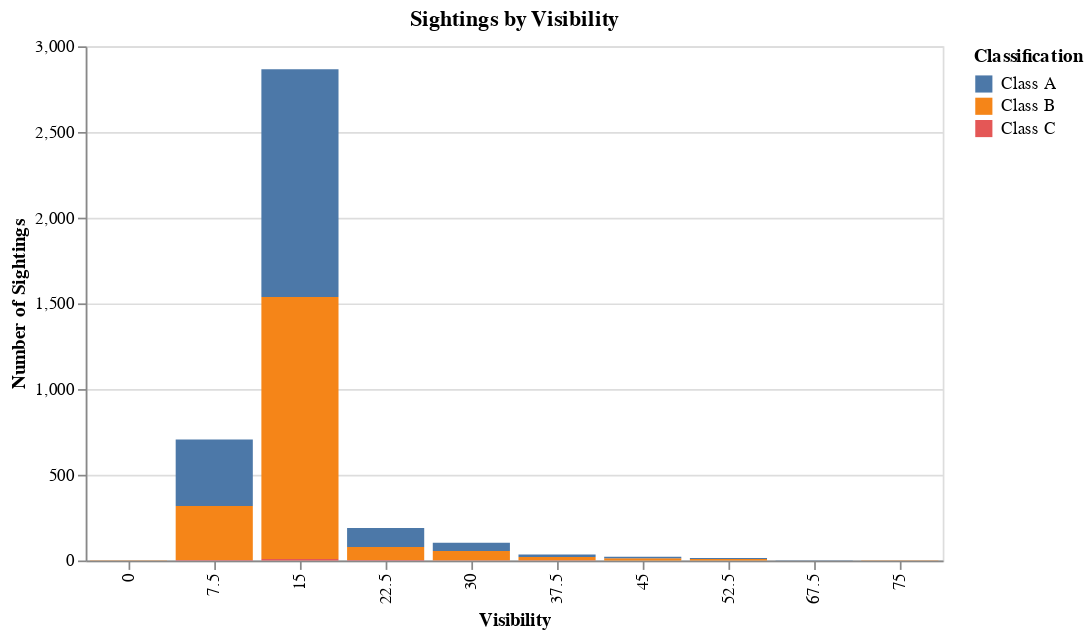

Source (notebook cell):
### Code cell
visibility_bins = np.arange(0.0, 82.5, 7.5)
visibility_histogram_chart = make_sighting_histogram_chart(
    reports,
    visibility_bins,
    "visibility",
    title="Visibility"
)
visibility_histogram_chart

### Figure 1 — Vega-Lite specification as saved in the notebook (floating-point values rounded to 4 significant figures)
{"config": {"view": {"continuousWidth": 400, "continuousHeight": 300}}, "data": {"name": "data-29431cebd5d4d51fd7cbe5679dffda20"}, "mark": "bar", "encoding": {"color": {"field": "classification", "title": "Classification", "type": "nominal"}, "tooltip": {"field": "count", "type": "quantitative"}, "x": {"field": "visibility_binned", "title": "Visibility", "type": "nominal"}, "y": {"field": "count", "title": "Number of Sightings", "type": "quantitative"}}, "title": "Sightings by Visibility", "width": {"step": 50}, "$schema": "https://vega.github.io/schema/vega-lite/v4.17.0.json", "datasets": {"data-29431cebd5d4d51fd7cbe5679dffda20": [{"visibility_binned": 45.0, "classification": "Class B", "count": 13}, {"visibility_binned": 45.0, "classification": "Class A", "count": 9}, {"visibility_binned": 30.0, "classification": "Class C", "count": 1}, {"visibility_binned": 52.5, "classification": "Class B", "count": 9}, {"visibility_binned": 15.0, "classification": "Class A", "count": 1329}, {"visibility_binned": 15.0, "classification": "Class B", "count": 1528}, {"visibility_binned": 52.5, "classification": "Class A", "count": 6}, {"visibility_binned": 22.5, "classification": "Class C", "count": 3}, {"visibility_binned": 7.5, "classification": "Class C", "count": 3}, {"visibility_binned": 37.5, "classification": "Class C", "count": 1}, {"visibility_binned": 7.5, "classification": "Class B", "count": 315}, {"visibility_binned": 22.5, "classification": "Class A", "count": 111}, {"visibility_binned": 15.0, "classification": "Class C", "count": 9}, {"visibility_binned": 7.5, "classification": "Class A", "count": 388}, {"visibility_binned": 22.5, "classification": "Class B", "count": 76}, {"visibility_binned": 30.0, "classification": "Class B", "count": 54}, {"visibility_binned": 67.5, "classification": "Class A", "count": 1}, {"visibility_binned": 30.0, "classification": "Class A", "count": 49}, {"visibility_binned": 0.0, "classification": "Class B", "count": 1}, {"visibility_binned": 75.0, "classification": "Class B", "count": 1}, {"visibility_binned": 75.0, "classification": "Class A", "count": 1}, {"visibility_binned": 37.5, "classification": "Class B", "count": 19}, {"visibility_binned": 37.5, "classification": "Class A", "count": 15}]}}
